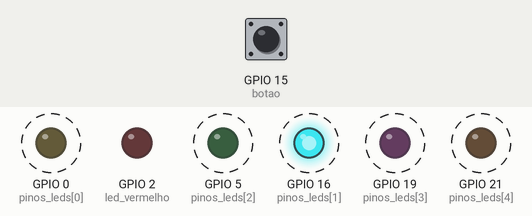
The sketch below on a simulated ESP32. Shown: output pins drawn as LEDs (lit = HIGH). Dashed ring = blinking. The inputs (shaded band) are chosen by the test bench; at power-on: GPIO 15 (botao) HIGH.

Above: at 5.8 s.
5.9 s: GPIO 15 (botao) pulled LOW for 2.85 s
At 8.5 s:
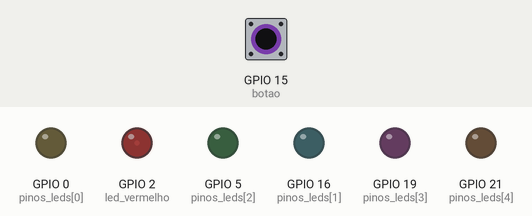
At 9.01 s:
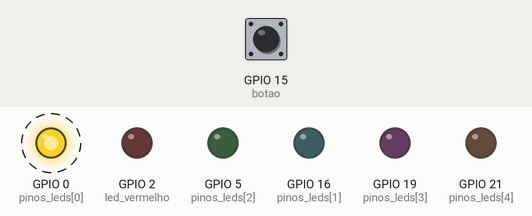
Timing chart, 0 to 16.2 s (numbered marks = the images above; inputs shaded):
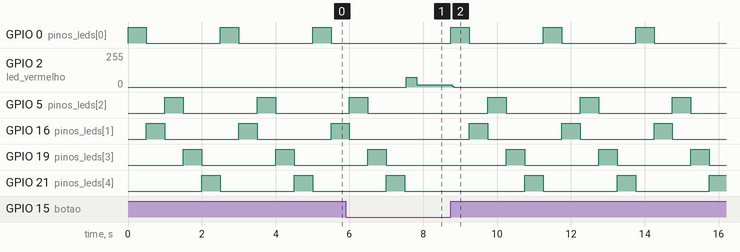

The sketch:

sketch.ino
```cpp
#define qtd_led 5
#define botao 15
#define led_vermelho 2

int pinos_leds[qtd_led] = {0, 16, 5, 19, 21};

void setup() {
  for (int i = 0; i < qtd_led; i++){
   pinMode(pinos_leds[i], OUTPUT);
  }
  pinMode(led_vermelho, OUTPUT);
  pinMode(botao, INPUT_PULLUP);
}

void loop() {
while (digitalRead(botao) == LOW){
  digitalWrite(led_vermelho, HIGH);
  digitalWrite(led_vermelho, LOW);
  //enquanto não aperta o botão nada acontece.
}
for (int i = 0; i < qtd_led; i++){
  digitalWrite(pinos_leds[i], HIGH);
  delay(500);
  digitalWrite(pinos_leds[i], LOW);
  }
}
```

Measured:
- after the input at 5.9 s, GPIO 2 (led_vermelho): 0/255 → 73/255 after 1.6 s, → 18/255 0.28 s later, → 0/255 0.96 s later
- by itself, GPIO 0 (pinos_leds[0]): alternates HIGH for 0.50 s and LOW for 2.0 s
- by itself, GPIO 16 (pinos_leds[1]): repeats every 2.5 s: HIGH 0.50 s, LOW 2.0 s
